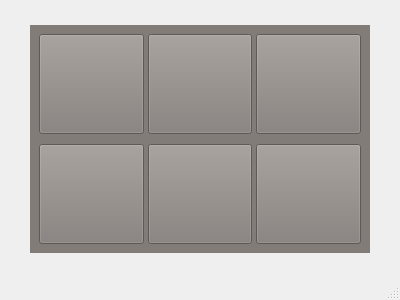
<?xml version="1.0" encoding="UTF-8"?>
<ui version="4.0">
 <class>CloudsWindow</class>
 <widget class="QMainWindow" name="CloudsWindow">
  <property name="geometry">
   <rect>
    <x>0</x>
    <y>0</y>
    <width>400</width>
    <height>300</height>
   </rect>
  </property>
  <property name="minimumSize">
   <size>
    <width>400</width>
    <height>300</height>
   </size>
  </property>
  <property name="maximumSize">
   <size>
    <width>400</width>
    <height>300</height>
   </size>
  </property>
  <property name="font">
   <font>
    <family>Microsoft YaHei UI</family>
    <pointsize>10</pointsize>
   </font>
  </property>
  <property name="windowTitle">
   <string>UniCloud</string>
  </property>
  <property name="styleSheet">
   <string notr="true"/>
  </property>
  <widget class="QWidget" name="centralwidget">
   <property name="autoFillBackground">
    <bool>false</bool>
   </property>
   <property name="styleSheet">
    <string notr="true"/>
   </property>
   <layout class="QGridLayout" name="gridLayout_2">
    <property name="leftMargin">
     <number>30</number>
    </property>
    <property name="topMargin">
     <number>25</number>
    </property>
    <property name="rightMargin">
     <number>30</number>
    </property>
    <property name="bottomMargin">
     <number>25</number>
    </property>
    <property name="spacing">
     <number>2</number>
    </property>
    <item row="0" column="0">
     <widget class="QWidget" name="widget" native="true">
      <property name="styleSheet">
       <string notr="true">background-color: rgb(130, 124, 120);</string>
      </property>
      <layout class="QGridLayout" name="gridLayout" rowstretch="1,1,1" columnstretch="1,1,1">
       <property name="leftMargin">
        <number>9</number>
       </property>
       <property name="topMargin">
        <number>9</number>
       </property>
       <property name="bottomMargin">
        <number>9</number>
       </property>
       <property name="horizontalSpacing">
        <number>4</number>
       </property>
       <property name="verticalSpacing">
        <number>2</number>
       </property>
       <item row="0" column="0">
        <widget class="QPushButton" name="aliyunButton">
         <property name="minimumSize">
          <size>
           <width>100</width>
           <height>100</height>
          </size>
         </property>
         <property name="font">
          <font>
           <family>Microsoft YaHei UI</family>
           <pointsize>15</pointsize>
           <weight>75</weight>
           <bold>true</bold>
           <underline>false</underline>
           <strikeout>false</strikeout>
          </font>
         </property>
         <property name="contextMenuPolicy">
          <enum>Qt::DefaultContextMenu</enum>
         </property>
         <property name="layoutDirection">
          <enum>Qt::LeftToRight</enum>
         </property>
         <property name="styleSheet">
          <string notr="true">border-image: url(:/aliyun.jpg);
color: rgb(0, 170, 0);</string>
         </property>
         <property name="text">
          <string/>
         </property>
         <property name="checkable">
          <bool>false</bool>
         </property>
         <property name="checked">
          <bool>false</bool>
         </property>
        </widget>
       </item>
       <item row="0" column="1">
        <widget class="QPushButton" name="baiduyunButton">
         <property name="minimumSize">
          <size>
           <width>100</width>
           <height>100</height>
          </size>
         </property>
         <property name="palette">
          <palette>
           <active>
            <colorrole role="WindowText">
             <brush brushstyle="SolidPattern">
              <color alpha="255">
               <red>0</red>
               <green>170</green>
               <blue>0</blue>
              </color>
             </brush>
            </colorrole>
            <colorrole role="Button">
             <brush brushstyle="SolidPattern">
              <color alpha="255">
               <red>130</red>
               <green>124</green>
               <blue>120</blue>
              </color>
             </brush>
            </colorrole>
            <colorrole role="Text">
             <brush brushstyle="SolidPattern">
              <color alpha="255">
               <red>0</red>
               <green>170</green>
               <blue>0</blue>
              </color>
             </brush>
            </colorrole>
            <colorrole role="ButtonText">
             <brush brushstyle="SolidPattern">
              <color alpha="255">
               <red>0</red>
               <green>170</green>
               <blue>0</blue>
              </color>
             </brush>
            </colorrole>
            <colorrole role="Base">
             <brush brushstyle="SolidPattern">
              <color alpha="255">
               <red>130</red>
               <green>124</green>
               <blue>120</blue>
              </color>
             </brush>
            </colorrole>
            <colorrole role="Window">
             <brush brushstyle="SolidPattern">
              <color alpha="255">
               <red>130</red>
               <green>124</green>
               <blue>120</blue>
              </color>
             </brush>
            </colorrole>
           </active>
           <inactive>
            <colorrole role="WindowText">
             <brush brushstyle="SolidPattern">
              <color alpha="255">
               <red>0</red>
               <green>170</green>
               <blue>0</blue>
              </color>
             </brush>
            </colorrole>
            <colorrole role="Button">
             <brush brushstyle="SolidPattern">
              <color alpha="255">
               <red>130</red>
               <green>124</green>
               <blue>120</blue>
              </color>
             </brush>
            </colorrole>
            <colorrole role="Text">
             <brush brushstyle="SolidPattern">
              <color alpha="255">
               <red>0</red>
               <green>170</green>
               <blue>0</blue>
              </color>
             </brush>
            </colorrole>
            <colorrole role="ButtonText">
             <brush brushstyle="SolidPattern">
              <color alpha="255">
               <red>0</red>
               <green>170</green>
               <blue>0</blue>
              </color>
             </brush>
            </colorrole>
            <colorrole role="Base">
             <brush brushstyle="SolidPattern">
              <color alpha="255">
               <red>130</red>
               <green>124</green>
               <blue>120</blue>
              </color>
             </brush>
            </colorrole>
            <colorrole role="Window">
             <brush brushstyle="SolidPattern">
              <color alpha="255">
               <red>130</red>
               <green>124</green>
               <blue>120</blue>
              </color>
             </brush>
            </colorrole>
           </inactive>
           <disabled>
            <colorrole role="WindowText">
             <brush brushstyle="SolidPattern">
              <color alpha="255">
               <red>0</red>
               <green>170</green>
               <blue>0</blue>
              </color>
             </brush>
            </colorrole>
            <colorrole role="Button">
             <brush brushstyle="SolidPattern">
              <color alpha="255">
               <red>130</red>
               <green>124</green>
               <blue>120</blue>
              </color>
             </brush>
            </colorrole>
            <colorrole role="Text">
             <brush brushstyle="SolidPattern">
              <color alpha="255">
               <red>0</red>
               <green>170</green>
               <blue>0</blue>
              </color>
             </brush>
            </colorrole>
            <colorrole role="ButtonText">
             <brush brushstyle="SolidPattern">
              <color alpha="255">
               <red>0</red>
               <green>170</green>
               <blue>0</blue>
              </color>
             </brush>
            </colorrole>
            <colorrole role="Base">
             <brush brushstyle="SolidPattern">
              <color alpha="255">
               <red>130</red>
               <green>124</green>
               <blue>120</blue>
              </color>
             </brush>
            </colorrole>
            <colorrole role="Window">
             <brush brushstyle="SolidPattern">
              <color alpha="255">
               <red>130</red>
               <green>124</green>
               <blue>120</blue>
              </color>
             </brush>
            </colorrole>
           </disabled>
          </palette>
         </property>
         <property name="font">
          <font>
           <family>Microsoft YaHei UI</family>
           <pointsize>15</pointsize>
           <weight>75</weight>
           <bold>true</bold>
          </font>
         </property>
         <property name="styleSheet">
          <string notr="true">border-image: url(:/baiduyun.png);
color: rgb(0, 170, 0);</string>
         </property>
         <property name="text">
          <string/>
         </property>
        </widget>
       </item>
       <item row="0" column="2">
        <widget class="QPushButton" name="azureButton">
         <property name="minimumSize">
          <size>
           <width>100</width>
           <height>100</height>
          </size>
         </property>
         <property name="palette">
          <palette>
           <active>
            <colorrole role="WindowText">
             <brush brushstyle="SolidPattern">
              <color alpha="255">
               <red>0</red>
               <green>170</green>
               <blue>0</blue>
              </color>
             </brush>
            </colorrole>
            <colorrole role="Button">
             <brush brushstyle="SolidPattern">
              <color alpha="255">
               <red>130</red>
               <green>124</green>
               <blue>120</blue>
              </color>
             </brush>
            </colorrole>
            <colorrole role="Text">
             <brush brushstyle="SolidPattern">
              <color alpha="255">
               <red>0</red>
               <green>170</green>
               <blue>0</blue>
              </color>
             </brush>
            </colorrole>
            <colorrole role="ButtonText">
             <brush brushstyle="SolidPattern">
              <color alpha="255">
               <red>0</red>
               <green>170</green>
               <blue>0</blue>
              </color>
             </brush>
            </colorrole>
            <colorrole role="Base">
             <brush brushstyle="SolidPattern">
              <color alpha="255">
               <red>130</red>
               <green>124</green>
               <blue>120</blue>
              </color>
             </brush>
            </colorrole>
            <colorrole role="Window">
             <brush brushstyle="SolidPattern">
              <color alpha="255">
               <red>130</red>
               <green>124</green>
               <blue>120</blue>
              </color>
             </brush>
            </colorrole>
           </active>
           <inactive>
            <colorrole role="WindowText">
             <brush brushstyle="SolidPattern">
              <color alpha="255">
               <red>0</red>
               <green>170</green>
               <blue>0</blue>
              </color>
             </brush>
            </colorrole>
            <colorrole role="Button">
             <brush brushstyle="SolidPattern">
              <color alpha="255">
               <red>130</red>
               <green>124</green>
               <blue>120</blue>
              </color>
             </brush>
            </colorrole>
            <colorrole role="Text">
             <brush brushstyle="SolidPattern">
              <color alpha="255">
               <red>0</red>
               <green>170</green>
               <blue>0</blue>
              </color>
             </brush>
            </colorrole>
            <colorrole role="ButtonText">
             <brush brushstyle="SolidPattern">
              <color alpha="255">
               <red>0</red>
               <green>170</green>
               <blue>0</blue>
              </color>
             </brush>
            </colorrole>
            <colorrole role="Base">
             <brush brushstyle="SolidPattern">
              <color alpha="255">
               <red>130</red>
               <green>124</green>
               <blue>120</blue>
              </color>
             </brush>
            </colorrole>
            <colorrole role="Window">
             <brush brushstyle="SolidPattern">
              <color alpha="255">
               <red>130</red>
               <green>124</green>
               <blue>120</blue>
              </color>
             </brush>
            </colorrole>
           </inactive>
           <disabled>
            <colorrole role="WindowText">
             <brush brushstyle="SolidPattern">
              <color alpha="255">
               <red>0</red>
               <green>170</green>
               <blue>0</blue>
              </color>
             </brush>
            </colorrole>
            <colorrole role="Button">
             <brush brushstyle="SolidPattern">
              <color alpha="255">
               <red>130</red>
               <green>124</green>
               <blue>120</blue>
              </color>
             </brush>
            </colorrole>
            <colorrole role="Text">
             <brush brushstyle="SolidPattern">
              <color alpha="255">
               <red>0</red>
               <green>170</green>
               <blue>0</blue>
              </color>
             </brush>
            </colorrole>
            <colorrole role="ButtonText">
             <brush brushstyle="SolidPattern">
              <color alpha="255">
               <red>0</red>
               <green>170</green>
               <blue>0</blue>
              </color>
             </brush>
            </colorrole>
            <colorrole role="Base">
             <brush brushstyle="SolidPattern">
              <color alpha="255">
               <red>130</red>
               <green>124</green>
               <blue>120</blue>
              </color>
             </brush>
            </colorrole>
            <colorrole role="Window">
             <brush brushstyle="SolidPattern">
              <color alpha="255">
               <red>130</red>
               <green>124</green>
               <blue>120</blue>
              </color>
             </brush>
            </colorrole>
           </disabled>
          </palette>
         </property>
         <property name="font">
          <font>
           <family>Microsoft YaHei UI</family>
           <pointsize>15</pointsize>
           <weight>75</weight>
           <bold>true</bold>
          </font>
         </property>
         <property name="styleSheet">
          <string notr="true">border-image: url(:/azure.jpg);
color: rgb(0, 170, 0);</string>
         </property>
         <property name="text">
          <string/>
         </property>
        </widget>
       </item>
       <item row="2" column="0">
        <widget class="QPushButton" name="s3Button">
         <property name="minimumSize">
          <size>
           <width>100</width>
           <height>100</height>
          </size>
         </property>
         <property name="palette">
          <palette>
           <active>
            <colorrole role="WindowText">
             <brush brushstyle="SolidPattern">
              <color alpha="255">
               <red>0</red>
               <green>170</green>
               <blue>0</blue>
              </color>
             </brush>
            </colorrole>
            <colorrole role="Button">
             <brush brushstyle="SolidPattern">
              <color alpha="255">
               <red>130</red>
               <green>124</green>
               <blue>120</blue>
              </color>
             </brush>
            </colorrole>
            <colorrole role="Text">
             <brush brushstyle="SolidPattern">
              <color alpha="255">
               <red>0</red>
               <green>170</green>
               <blue>0</blue>
              </color>
             </brush>
            </colorrole>
            <colorrole role="ButtonText">
             <brush brushstyle="SolidPattern">
              <color alpha="255">
               <red>0</red>
               <green>170</green>
               <blue>0</blue>
              </color>
             </brush>
            </colorrole>
            <colorrole role="Base">
             <brush brushstyle="SolidPattern">
              <color alpha="255">
               <red>130</red>
               <green>124</green>
               <blue>120</blue>
              </color>
             </brush>
            </colorrole>
            <colorrole role="Window">
             <brush brushstyle="SolidPattern">
              <color alpha="255">
               <red>130</red>
               <green>124</green>
               <blue>120</blue>
              </color>
             </brush>
            </colorrole>
           </active>
           <inactive>
            <colorrole role="WindowText">
             <brush brushstyle="SolidPattern">
              <color alpha="255">
               <red>0</red>
               <green>170</green>
               <blue>0</blue>
              </color>
             </brush>
            </colorrole>
            <colorrole role="Button">
             <brush brushstyle="SolidPattern">
              <color alpha="255">
               <red>130</red>
               <green>124</green>
               <blue>120</blue>
              </color>
             </brush>
            </colorrole>
            <colorrole role="Text">
             <brush brushstyle="SolidPattern">
              <color alpha="255">
               <red>0</red>
               <green>170</green>
               <blue>0</blue>
              </color>
             </brush>
            </colorrole>
            <colorrole role="ButtonText">
             <brush brushstyle="SolidPattern">
              <color alpha="255">
               <red>0</red>
               <green>170</green>
               <blue>0</blue>
              </color>
             </brush>
            </colorrole>
            <colorrole role="Base">
             <brush brushstyle="SolidPattern">
              <color alpha="255">
               <red>130</red>
               <green>124</green>
               <blue>120</blue>
              </color>
             </brush>
            </colorrole>
            <colorrole role="Window">
             <brush brushstyle="SolidPattern">
              <color alpha="255">
               <red>130</red>
               <green>124</green>
               <blue>120</blue>
              </color>
             </brush>
            </colorrole>
           </inactive>
           <disabled>
            <colorrole role="WindowText">
             <brush brushstyle="SolidPattern">
              <color alpha="255">
               <red>0</red>
               <green>170</green>
               <blue>0</blue>
              </color>
             </brush>
            </colorrole>
            <colorrole role="Button">
             <brush brushstyle="SolidPattern">
              <color alpha="255">
               <red>130</red>
               <green>124</green>
               <blue>120</blue>
              </color>
             </brush>
            </colorrole>
            <colorrole role="Text">
             <brush brushstyle="SolidPattern">
              <color alpha="255">
               <red>0</red>
               <green>170</green>
               <blue>0</blue>
              </color>
             </brush>
            </colorrole>
            <colorrole role="ButtonText">
             <brush brushstyle="SolidPattern">
              <color alpha="255">
               <red>0</red>
               <green>170</green>
               <blue>0</blue>
              </color>
             </brush>
            </colorrole>
            <colorrole role="Base">
             <brush brushstyle="SolidPattern">
              <color alpha="255">
               <red>130</red>
               <green>124</green>
               <blue>120</blue>
              </color>
             </brush>
            </colorrole>
            <colorrole role="Window">
             <brush brushstyle="SolidPattern">
              <color alpha="255">
               <red>130</red>
               <green>124</green>
               <blue>120</blue>
              </color>
             </brush>
            </colorrole>
           </disabled>
          </palette>
         </property>
         <property name="font">
          <font>
           <family>Microsoft YaHei UI</family>
           <pointsize>15</pointsize>
           <weight>75</weight>
           <bold>true</bold>
          </font>
         </property>
         <property name="styleSheet">
          <string notr="true">border-image: url(:/amazon.jpg);
color: rgb(0, 170, 0);</string>
         </property>
         <property name="text">
          <string/>
         </property>
        </widget>
       </item>
       <item row="2" column="2">
        <widget class="QPushButton" name="googleButton">
         <property name="minimumSize">
          <size>
           <width>100</width>
           <height>100</height>
          </size>
         </property>
         <property name="palette">
          <palette>
           <active>
            <colorrole role="WindowText">
             <brush brushstyle="SolidPattern">
              <color alpha="255">
               <red>0</red>
               <green>170</green>
               <blue>0</blue>
              </color>
             </brush>
            </colorrole>
            <colorrole role="Button">
             <brush brushstyle="SolidPattern">
              <color alpha="255">
               <red>130</red>
               <green>124</green>
               <blue>120</blue>
              </color>
             </brush>
            </colorrole>
            <colorrole role="Text">
             <brush brushstyle="SolidPattern">
              <color alpha="255">
               <red>0</red>
               <green>170</green>
               <blue>0</blue>
              </color>
             </brush>
            </colorrole>
            <colorrole role="ButtonText">
             <brush brushstyle="SolidPattern">
              <color alpha="255">
               <red>0</red>
               <green>170</green>
               <blue>0</blue>
              </color>
             </brush>
            </colorrole>
            <colorrole role="Base">
             <brush brushstyle="SolidPattern">
              <color alpha="255">
               <red>130</red>
               <green>124</green>
               <blue>120</blue>
              </color>
             </brush>
            </colorrole>
            <colorrole role="Window">
             <brush brushstyle="SolidPattern">
              <color alpha="255">
               <red>130</red>
               <green>124</green>
               <blue>120</blue>
              </color>
             </brush>
            </colorrole>
           </active>
           <inactive>
            <colorrole role="WindowText">
             <brush brushstyle="SolidPattern">
              <color alpha="255">
               <red>0</red>
               <green>170</green>
               <blue>0</blue>
              </color>
             </brush>
            </colorrole>
            <colorrole role="Button">
             <brush brushstyle="SolidPattern">
              <color alpha="255">
               <red>130</red>
               <green>124</green>
               <blue>120</blue>
              </color>
             </brush>
            </colorrole>
            <colorrole role="Text">
             <brush brushstyle="SolidPattern">
              <color alpha="255">
               <red>0</red>
               <green>170</green>
               <blue>0</blue>
              </color>
             </brush>
            </colorrole>
            <colorrole role="ButtonText">
             <brush brushstyle="SolidPattern">
              <color alpha="255">
               <red>0</red>
               <green>170</green>
               <blue>0</blue>
              </color>
             </brush>
            </colorrole>
            <colorrole role="Base">
             <brush brushstyle="SolidPattern">
              <color alpha="255">
               <red>130</red>
               <green>124</green>
               <blue>120</blue>
              </color>
             </brush>
            </colorrole>
            <colorrole role="Window">
             <brush brushstyle="SolidPattern">
              <color alpha="255">
               <red>130</red>
               <green>124</green>
               <blue>120</blue>
              </color>
             </brush>
            </colorrole>
           </inactive>
           <disabled>
            <colorrole role="WindowText">
             <brush brushstyle="SolidPattern">
              <color alpha="255">
               <red>0</red>
               <green>170</green>
               <blue>0</blue>
              </color>
             </brush>
            </colorrole>
            <colorrole role="Button">
             <brush brushstyle="SolidPattern">
              <color alpha="255">
               <red>130</red>
               <green>124</green>
               <blue>120</blue>
              </color>
             </brush>
            </colorrole>
            <colorrole role="Text">
             <brush brushstyle="SolidPattern">
              <color alpha="255">
               <red>0</red>
               <green>170</green>
               <blue>0</blue>
              </color>
             </brush>
            </colorrole>
            <colorrole role="ButtonText">
             <brush brushstyle="SolidPattern">
              <color alpha="255">
               <red>0</red>
               <green>170</green>
               <blue>0</blue>
              </color>
             </brush>
            </colorrole>
            <colorrole role="Base">
             <brush brushstyle="SolidPattern">
              <color alpha="255">
               <red>130</red>
               <green>124</green>
               <blue>120</blue>
              </color>
             </brush>
            </colorrole>
            <colorrole role="Window">
             <brush brushstyle="SolidPattern">
              <color alpha="255">
               <red>130</red>
               <green>124</green>
               <blue>120</blue>
              </color>
             </brush>
            </colorrole>
           </disabled>
          </palette>
         </property>
         <property name="font">
          <font>
           <family>Microsoft YaHei UI</family>
           <pointsize>15</pointsize>
           <weight>75</weight>
           <bold>true</bold>
          </font>
         </property>
         <property name="styleSheet">
          <string notr="true">border-image: url(:/google.jpg);
color: rgb(0, 170, 0);</string>
         </property>
         <property name="text">
          <string/>
         </property>
        </widget>
       </item>
       <item row="2" column="1">
        <widget class="QPushButton" name="addButton">
         <property name="minimumSize">
          <size>
           <width>100</width>
           <height>100</height>
          </size>
         </property>
         <property name="palette">
          <palette>
           <active>
            <colorrole role="Button">
             <brush brushstyle="SolidPattern">
              <color alpha="255">
               <red>130</red>
               <green>124</green>
               <blue>120</blue>
              </color>
             </brush>
            </colorrole>
            <colorrole role="Base">
             <brush brushstyle="SolidPattern">
              <color alpha="255">
               <red>130</red>
               <green>124</green>
               <blue>120</blue>
              </color>
             </brush>
            </colorrole>
            <colorrole role="Window">
             <brush brushstyle="SolidPattern">
              <color alpha="255">
               <red>130</red>
               <green>124</green>
               <blue>120</blue>
              </color>
             </brush>
            </colorrole>
           </active>
           <inactive>
            <colorrole role="Button">
             <brush brushstyle="SolidPattern">
              <color alpha="255">
               <red>130</red>
               <green>124</green>
               <blue>120</blue>
              </color>
             </brush>
            </colorrole>
            <colorrole role="Base">
             <brush brushstyle="SolidPattern">
              <color alpha="255">
               <red>130</red>
               <green>124</green>
               <blue>120</blue>
              </color>
             </brush>
            </colorrole>
            <colorrole role="Window">
             <brush brushstyle="SolidPattern">
              <color alpha="255">
               <red>130</red>
               <green>124</green>
               <blue>120</blue>
              </color>
             </brush>
            </colorrole>
           </inactive>
           <disabled>
            <colorrole role="Button">
             <brush brushstyle="SolidPattern">
              <color alpha="255">
               <red>130</red>
               <green>124</green>
               <blue>120</blue>
              </color>
             </brush>
            </colorrole>
            <colorrole role="Base">
             <brush brushstyle="SolidPattern">
              <color alpha="255">
               <red>130</red>
               <green>124</green>
               <blue>120</blue>
              </color>
             </brush>
            </colorrole>
            <colorrole role="Window">
             <brush brushstyle="SolidPattern">
              <color alpha="255">
               <red>130</red>
               <green>124</green>
               <blue>120</blue>
              </color>
             </brush>
            </colorrole>
           </disabled>
          </palette>
         </property>
         <property name="styleSheet">
          <string notr="true">border-image: url(:/add.png);</string>
         </property>
         <property name="text">
          <string/>
         </property>
         <property name="checkable">
          <bool>false</bool>
         </property>
         <property name="checked">
          <bool>false</bool>
         </property>
         <property name="autoDefault">
          <bool>false</bool>
         </property>
         <property name="default">
          <bool>false</bool>
         </property>
         <property name="flat">
          <bool>false</bool>
         </property>
        </widget>
       </item>
      </layout>
     </widget>
    </item>
   </layout>
  </widget>
  <widget class="QStatusBar" name="statusbar"/>
 </widget>
 <resources/>
 <connections/>
</ui>
